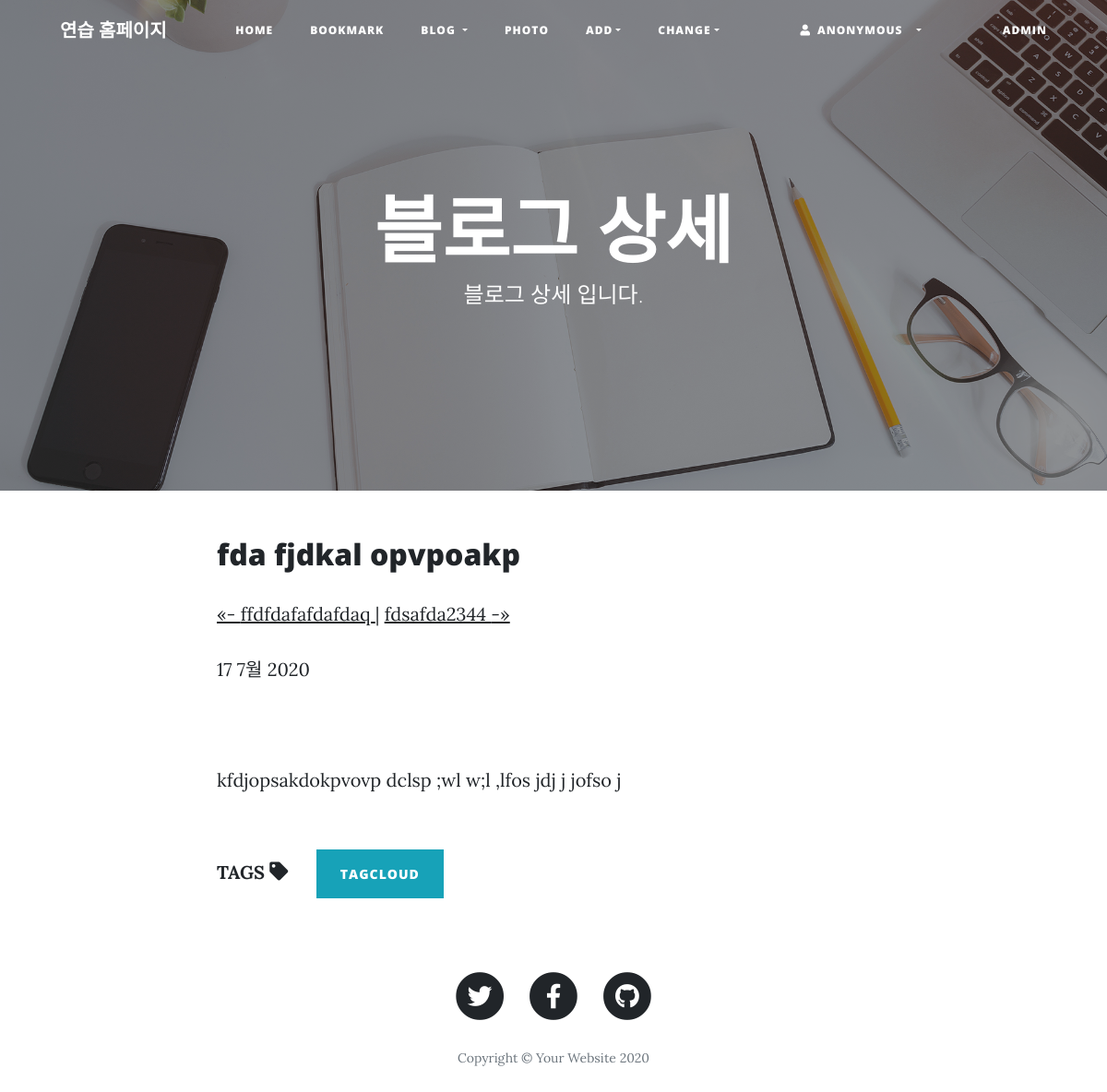
The page /blog/post/fda-fjdkal-opvpoakp/ on the database its author committed.
### blog/models.py (models this page shows, shortened)
class Post(models.Model):
    title = models.CharField(verbose_name='TITLE', max_length=50)
    slug = models.SlugField('SLUG', unique=True, allow_unicode=True, help_text='one word for title for title alias.')
    description = models.CharField('DESCRIPTION', max_length=100, blank=True, help_text='simple description text.')
    content = models.TextField('CONTENT')
    create_dt = models.DateTimeField('CREATE DATE', auto_now_add=True)
    modify_dt = models.DateTimeField('MODIFY DATE', auto_now=True)
    tags = TaggableManager(blank=True)
    owner = models.ForeignKey(User, on_delete=models.CASCADE, verbose_name='OWNER', blank=True, null=True)
    class Meta:
        verbose_name = 'post'
        verbose_name_plural = 'posts'
        db_table = 'blog_posts'
        ordering = ('-modify_dt',)
    def __str__(self):
        return self.title
    def get_absolute_url(self):
        return reverse('blog:post_detail', args=(self.slug,))
    def get_previous(self):
        return self.get_previous_by_modify_dt()
    def get_next(self):
        return self.get_next_by_modify_dt()

### blog/views.py (the view)
# urls.py: re_path(r'^post/(?P<slug>[-\w]+)/$', views.PostDV.as_view(), name='post_detail'),
class PostDV(DetailView):
    model = Post
    def get_context_data(self, **kwargs):
        context = super().get_context_data(**kwargs)
        context['disqus_short'] = f"{settings.DISQUS_SHORTNAME}"
        context['disqus_id'] = f"post-{self.object.id}-{self.object.slug}"
        context['disqus_url'] = f"{settings.DISQUS_MY_DOMAIN}{self.object.get_absolute_url()}"
        context['disqus_title'] = f"{self.object.slug}"
        return context

### blog/templates/blog/post_detail.html (shortened to what this page needs)
{% extends 'base.html' %}
{% load static %}
{% block header %}
<header class="masthead" style="background-image: url({% static 'img/home-bg.jpg' %})">
    <div class="overlay"></div>
    <div class="container">
      <div class="row">
        <div class="col-lg-8 col-md-10 mx-auto">
          <div class="site-heading">
            <h1>블로그 상세</h1>
            <span class="subheading">블로그 상세 입니다.</span>
          </div>
        </div>
      </div>
    </div>
  </header>
{% endblock %}
{% block content %}
<div class="container">
    <div class="row">
      <div class="col-lg-8 col-md-10 mx-auto">
        <h2>{{ object.title }}</h2>
        <p>
            {% if object.get_previous %}
            <a href="{{ object.get_previous.get_absolute_url }}" title="View previous post">
                &laquo;- {{ object.get_previous }}
            </a>
            {% endif %}
            {% if object.get_next %}
            | <a href="{{ object.get_next.get_absolute_url }}" title="View next post">
            {{ object.get_next }} -&raquo;
        </a>
            {% endif %}
        </p>
        <p>{{ object.modify_dt|date:"j F Y" }}</p>
        <br>
        <div>
            {{ object.content|linebreaks }}
        </div>
        <br>
        <div>
            <b>TAGS</b> <i class="fas fa-tag"></i>
            {% load taggit_templatetags2_tags %}
            <a href="{% url 'blog:tag_cloud' %}"><span class="btn btn-info btn-sm">TagCloud</span> </a>
        </div>
        <br>
{% endblock %}

### rows shown on the page
Post: title "fda fjdkal opvpoakp", get_previous "ffdfdafafdafdaq", get_next "fdsafda2344", modify_dt "17 7월 2020", content "kfdjopsakdokpvovp dclsp ;wl w;l ,lfos jdj j jofso j"
